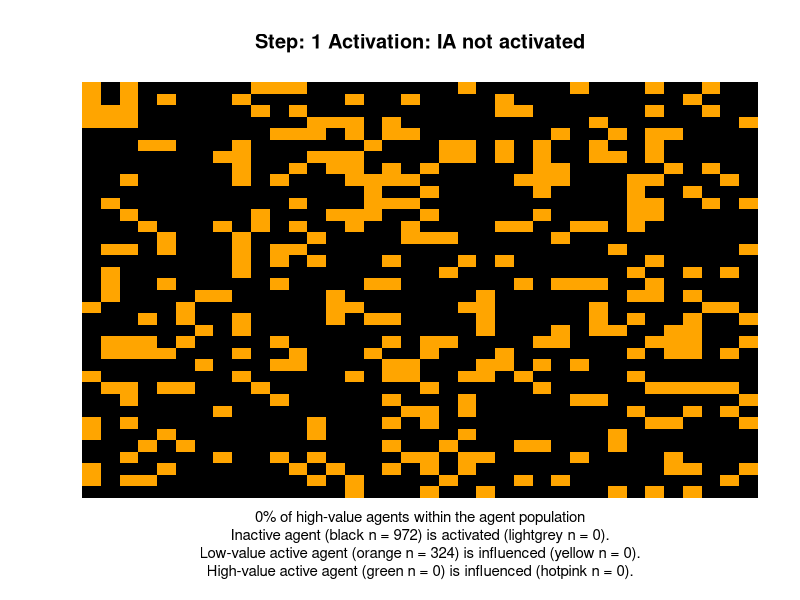
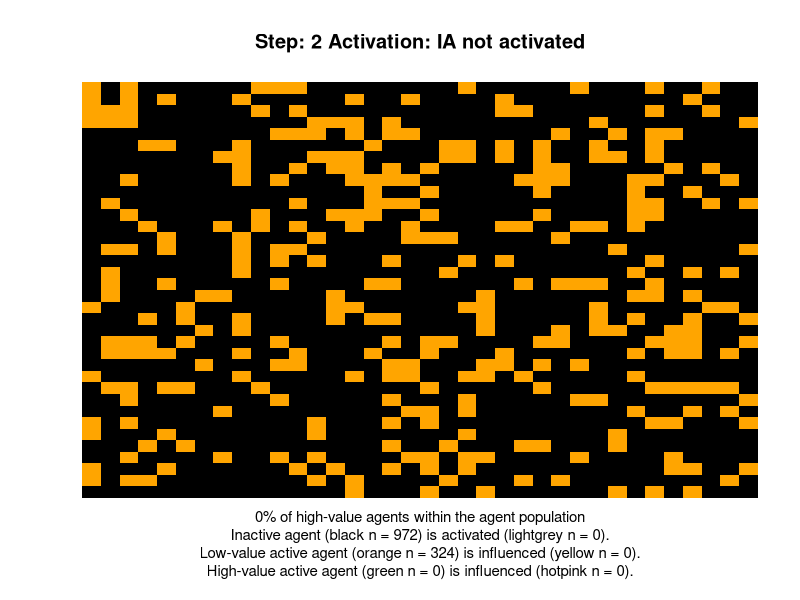
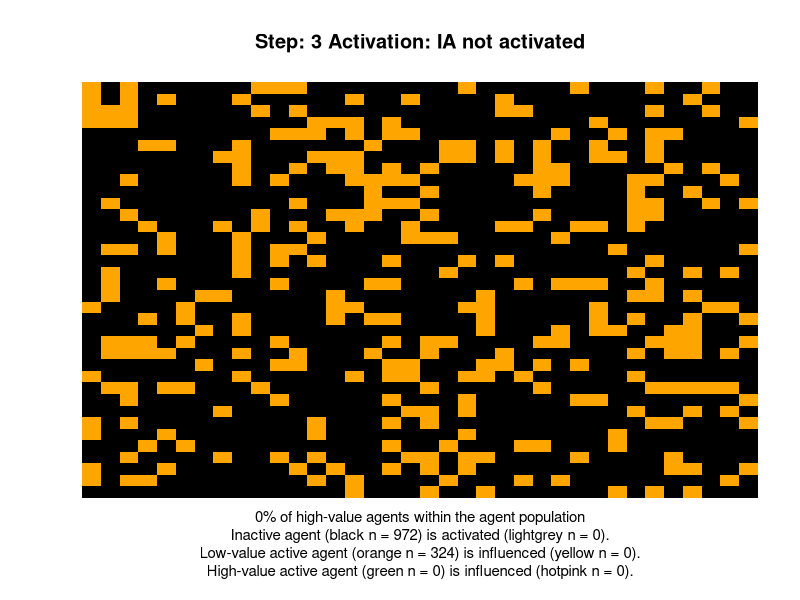
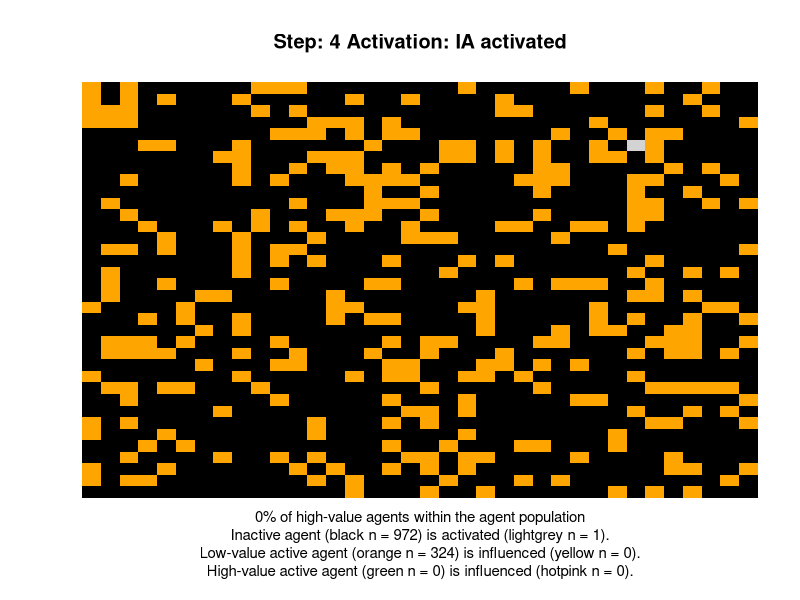
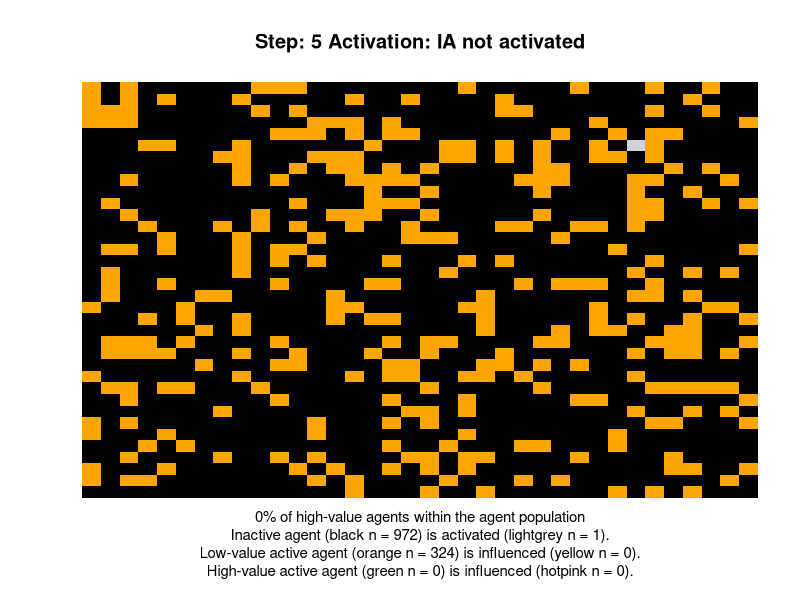
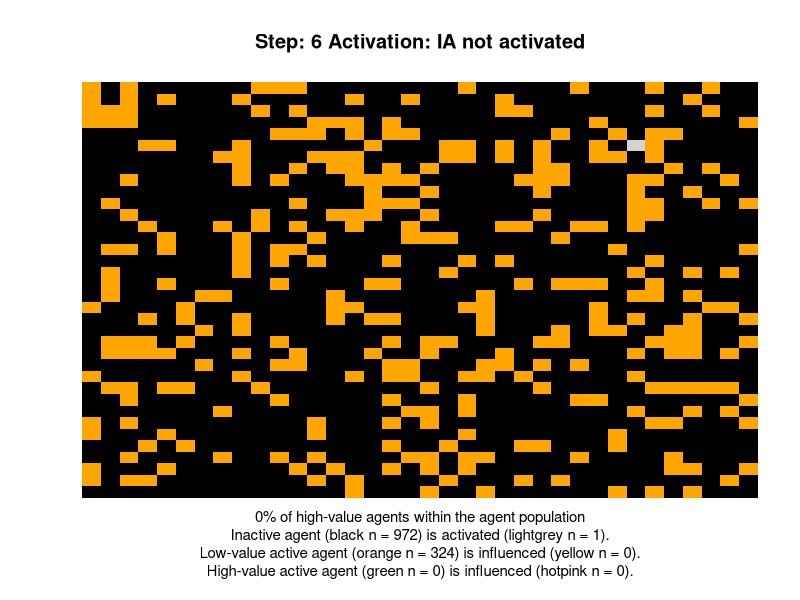
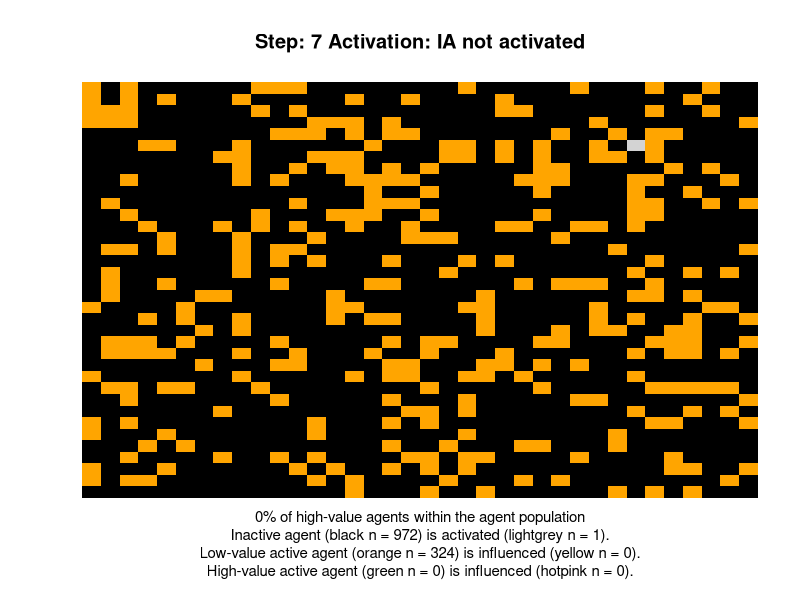
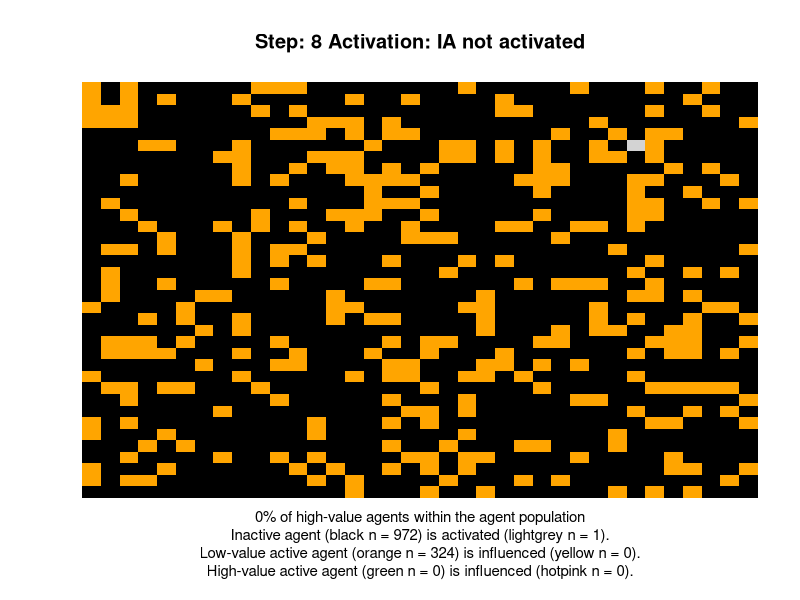

R code for these plots, in order: (Note: a time limit stopped this script after it produced the figures.)
library(tidyverse)
library(reshape2)
dev.new() # turn graphics device on

### FUNCTION TO GET SUM OF THRESHOLDS OF IMMEDIATE NEIGHBOURS ###
get_neighbour_sum <- function(x, y, grid) {
  
  ### Identifying active and inactive neighbours ###
  neighbours <- c(
    grid[x-1, y], grid[x+1, y], 
    grid[x, y-1], grid[x, y+1],
    grid[x-1, y-1], grid[x+1, y+1],
    grid[x-1, y+1], grid[x+1, y-1]
  )
  
  ### Adjust influence of agents ###
  # Normal activated agents
  lv_count <- sum(neighbours == 1) 
  lv_score <- lv_count * 1
  
  # High-value activate agents
  hv_count <- sum(neighbours == 2) 
  hv_score <- hv_count * 2
  
  ### Total activation score ###
  activation_score <- sum(lv_score, hv_score, na.rm = TRUE)
  
  return(activation_score)
}



### SIMULATION FUNCTION ###
agent_sim <- function(grid_size, cycle, hv_prop = 0.10, beta_dist_shape = 2) {
  activated_agents <- vector()
  dev.new()
  if (hv_prop == 0) {colour_palette <- c("black", "orange")} else if (hv_prop == 1) {colour_palette <- c("black", "green")} else {colour_palette <- c("black", "orange", "green")}
  
  ### INITIALISING ENVIRONMENT & AGENTS ###
  agent_matrix <- matrix(0, nrow = grid_size, ncol = grid_size) # creating environment 
  agent_pop <- agent_matrix %>% as.vector() %>% length() # population of agent matrix (i.e., grid_size^2)
  agent_prop <- 0.25 # proportion of agent population to be activated
  samp <- (agent_pop * agent_prop) %>% round() # number of agents sampled to be activated 
  loc <- sample(1:agent_pop, samp) # randomly sample individual agents within the population to be activated
  
  
  ### ACTIVATING AGENTS ###
  agent_matrix[loc] <- sample(1:2, samp, replace = TRUE, prob = c((1 - hv_prop), hv_prop)) # activate randomly sample individual agents (default is 10% high-value agents, 90% low-value agents)
  
  # Count the number of (in)active agents (0 = inactive, 1 = normal, 2 = high-value)
  hv_count <- sum(agent_matrix == 2) # high-value active
  lv_count <- sum(agent_matrix == 1) # no-value active
  ia_count <- sum(agent_matrix == 0) # inactive
  
  cat(hv_count, lv_count, ia_count)
  
  
  for (i in seq(cycle)) {
    
    # Identify location of a random agent (ignoring agents on the edge of the grid)
    agent_x <- sample(2:(grid_size-1), 1)
    agent_y <- sample(2:(grid_size-1), 1)
    
    # Original agent 
    original_agent <- agent_matrix[agent_x, agent_y] # check activation status (0, 1, 2)
    
    # Individual agent activation threshold (follows a beta distribution)
    thresholds <- matrix(rbeta(n = grid_size^2, shape1 = beta_dist_shape, shape2 = beta_dist_shape), nrow = grid_size, ncol = grid_size) 
    activation_threshold <- thresholds[agent_x, agent_y]
    
    # Calculate sum of thresholds of immediate neighbours
    activation_score <- get_neighbour_sum(agent_x, agent_y, agent_matrix) / 8
    
    
    ### Activate agent if the neighbour's mean activation score is greater than the agent's individual threshold ###
    # If a high-value agent gets activated
    if (original_agent == 2 & activation_score > activation_threshold) {
      status <- "HV influenced"
      agent_matrix[agent_x, agent_y] <- 2.5
      if (!"hotpink" %in% colour_palette) {colour_palette <- append(colour_palette, "hotpink", after = which(colour_palette == "green"))} # introduce a new colour to the colour palette to indicate whether an agent has been activated  
    } else if (original_agent == 2 & activation_score <= activation_threshold)  {status <- "HV not influenced"}
    
    # If a low-value agent gets activated
    if (original_agent == 1 & activation_score > activation_threshold) {
      status <- "LV influenced"
      agent_matrix[agent_x, agent_y] <- 1.5
      if (!"yellow" %in% colour_palette) {colour_palette <- append(colour_palette, "yellow", after = which(colour_palette == "orange"))} 
    } else if (original_agent == 1 & activation_score <= activation_threshold) {status <- "LV not influenced"}
    
    # If an inactive agent gets activated
    if (original_agent == 0 & activation_score > activation_threshold) {
      status <- "IA activated"
      agent_matrix[agent_x, agent_y] <- 0.5
      if (!"lightgrey" %in% colour_palette) {colour_palette <- append(colour_palette, "lightgrey", after = which(colour_palette == "black"))}
    } else if (original_agent == 0 & activation_score <= activation_threshold)  {status <- "IA not activated" } 
    
    activated_agents[i] <- sum(agent_matrix != 0)
    
    
    ### Creating simulation ###
    sim_img <- image(
      agent_matrix,
      axes = FALSE, # remove axes
      main = paste("Step:", i, "Activation:", status),
      col = colour_palette
    )
    mtext(
      paste0(
        hv_prop * 100, "% of high-value agents within the agent population", "\n",
        "Inactive agent (black n = ", ia_count, ") is activated (lightgrey n = ", sum(agent_matrix == 0.5), ").", "\n",
        "Low-value active agent (orange n = ", lv_count, ") is influenced (yellow n = ", sum(agent_matrix == 1.5), ").", "\n",
        "High-value active agent (green n = ", hv_count, ") is influenced (hotpink n = ", sum(agent_matrix == 2.5), ").", "\n"
      ), 
      side = 1, # side location (i.e., bottom)
      line = 4, # location within the side 
      cex = 0.9 # font size
      )
    
    if (i == cycle) {
      png(paste0("plot_", hv_prop, "_sim.png"), width = 2000, height = 1600, res = 300)
      sim_img
      dev.off()
    } else {sim_img}
    
    Sys.sleep(0.005)
    
  }
  
  ### Plot ###
  png(paste0("plot_", hv_prop, ".png"), width = 2000, height = 1600, res = 300)
  par(mgp = c(2, 0.7, 0))
  plot(
    activated_agents, type = "l",
    main = "Number of Active Agents Over Time",
    xlab = paste0("Time (", cycle, " cycles)"),
    ylab = paste0("Number of Active Agents (total n = ", grid_size^2, ")"),
    cex.main = 1, cex.lab = 0.8, cex.axis = 0.7 # change font size
  )
  mtext(
    text = paste0("Proportion of high-value agents = ", hv_prop * 100, "%; Beta distribution shape parameters = ", beta_dist_shape, "\n",
                  "Highest number of activated agents = ", max(activated_agents)),
    side = 1, # location within the plot (e.g., bottom)
    line = 3.5, # position within the location
    cex = 0.6
  )
  dev.off()

}


set.seed(1)
for (hv in seq(0, 1, by = 0.25)) {agent_sim(grid_size = 36, cycle = 2000, hv_prop = hv)}
